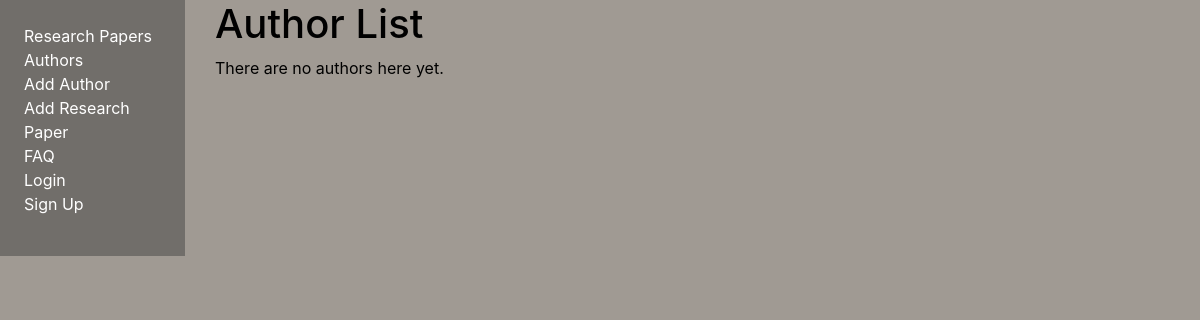
The app's page /main/authors/, older data.
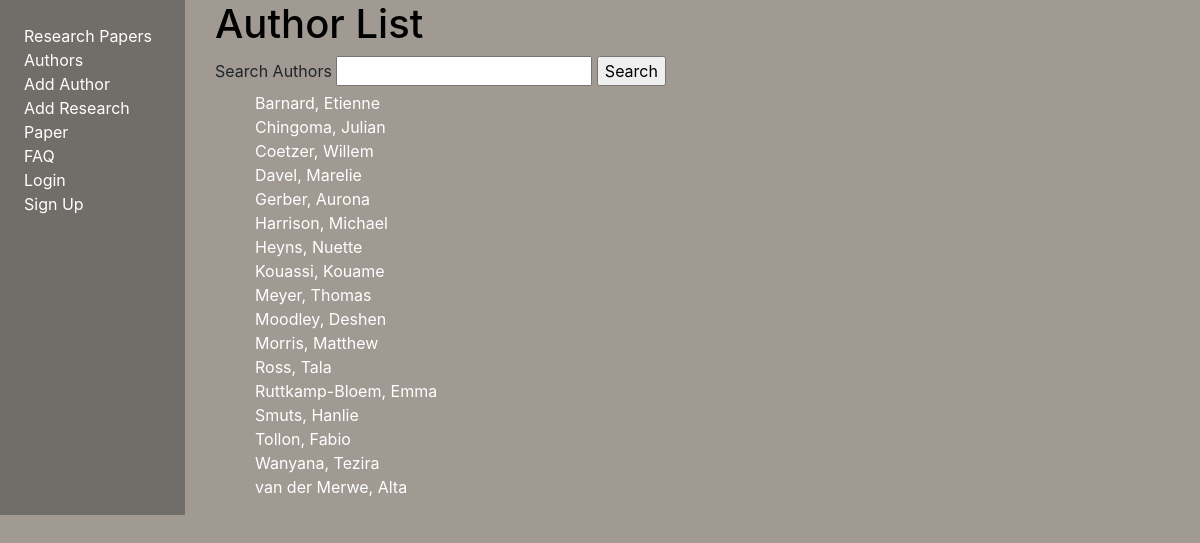
The same page, newer data.
### main/models.py (models this page shows, shortened)
class Author(models.Model):
    name = models.CharField(max_length=50)
    surname = models.CharField(max_length=50)
    researchGroup = models.ForeignKey('ResearchGroup', on_delete=models.SET_NULL, null=True)
    institution = models.CharField(max_length=100, blank=True)
    papers = models.ManyToManyField('Paper', blank=True)
    class Meta:
        ordering = ['surname']
        permissions = (("can_add_author", "Add author"),("can_modify_author", "Modify author"),)
    def get_absolute_url(self):
        return reverse('author-detail', args=[str(self.id)])

### main/views.py (the view)
# urls.py: path('authors/', views.AuthorListView.as_view(), name='authors'),
class AuthorListView(generic.ListView):
    model = Author
    def get_queryset(self):  # Filter results by input query.
      query = self.request.GET.get('query', None)
      if query:
        return Author.objects.filter(surname__icontains=query) | Author.objects.filter(name__icontains=query)
      else:
        return Author.objects.all()

### main/templates/main/author_list.html
{% extends "base_generic.html" %}
{% block content %}
<h1>Author List</h1>
{% if author_list %}
<form action="." method="get">
  <label for="query">Search Authors</label>
  <input type="text" name="query" id="query">
  <input type="submit" value="Search">
</form>
<ul>
  {% for author in author_list %}
  <li>
    <a href="{{ author.get_absolute_url }}">{{ author.surname}}, {{ author.name}}</a>
  </li>
  {% endfor %}
</ul>
{% else %}
<p>There are no authors here yet.</p>
{% endif %}
{% endblock %}

### main/templates/base_generic.html (shortened to what this page needs)
<!DOCTYPE html>
<html lang="en">
<head>
  <link rel="stylesheet" href="https://cdn.jsdelivr.net/npm/bootstrap@4.5.3/dist/css/bootstrap.min.css"
>
  {% load static %}
  <link rel="stylesheet" href="{% static 'styles.css' %}">
</head>
<body>
  <div class="container-fluid">
    <div class="row">
      <div class="col-sm-2">
        {% block sidebar %}
        <ul class="sidebar-nav">
          <li><a href="{% url 'papers' %}">Research Papers</a></li>
          <li><a href="{% url 'authors' %}">Authors</a></li>
          <li><a href="{% url 'author_create'%}">Add Author</a></li>
          <li><a href="{% url 'paper_create'%}">Add Research Paper</a></li>
          <li><a href="{% url 'faq' %}">FAQ</a></li>
          {% if user.is_authenticated %}
          <li>User: {{ user.get_username }}</li>
          <li><a href="{% url 'logout'%}?next={{request.path}}">Logout</a></li>
          {% else %}
          <li><a href="{% url 'login'%}?next={{request.path}}">Login</a></li>
          {% endif %}
          <li><a href="{% url 'signup' %}">Sign Up</a></li>
        </ul>
        {% endblock %}
      </div>
      <div class="col-sm-10 ">{% block content %}{% endblock %}</div>
    </div>
  </div>
</body>
</html>

### styles.css (style rules this page uses)
body { background: #a09a93; }
a { color: white; }
p, li, h1, h2, h3, h4, h5 { color: black; }
ul { list-style-type: none; }
.sidebar-nav { background: #716e6a; padding: 1.5rem; width: 100%; height: 100%; }
.col-sm-2 { padding-left: 0; }

Row changes from the older to the newer data that the page shows:
added Author: surname "Barnard", name "Etienne"
added Author: surname "Chingoma", name "Julian"
added Author: surname "Coetzer", name "Willem"
added Author: surname "Davel", name "Marelie"
added Author: surname "Gerber", name "Aurona"
added Author: surname "Harrison", name "Michael"
added Author: surname "Heyns", name "Nuette"
added Author: surname "Kouassi", name "Kouame"
added Author: surname "Meyer", name "Thomas"
added Author: surname "Moodley", name "Deshen"
added Author: surname "Morris", name "Matthew"
added Author: surname "Ross", name "Tala"
added Author: surname "Ruttkamp-Bloem", name "Emma"
added Author: surname "Smuts", name "Hanlie"
added Author: surname "Tollon", name "Fabio"
added Author: surname "Wanyana", name "Tezira"
added Author: surname "van der Merwe", name "Alta"
Text that changed along with them:
form field value: (not shown) → "Search"
text no longer shown: "There are no authors here yet."
text now shown: "Search Authors"
